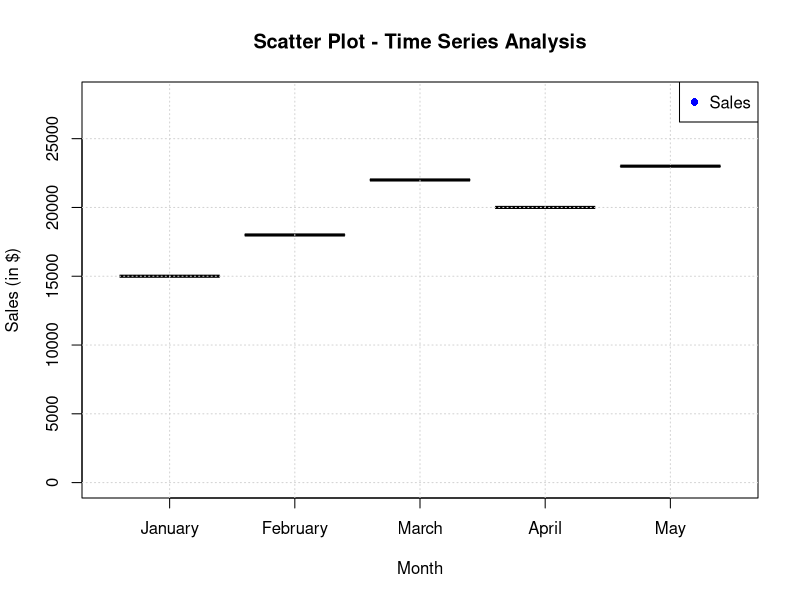

Generate this figure with R:
# Provided data
sales_data <- data.frame(
  Month = c('January', 'February', 'March', 'April', 'May'),
  Sales = c(15000, 18000, 22000, 20000, 23000)
)

# Convert Month to factor
sales_data$Month <- factor(sales_data$Month, levels = unique(sales_data$Month))

# Scatter Plot as Dots
plot(sales_data$Month, sales_data$Sales, col = "blue", pch = 16,
     main = "Scatter Plot - Time Series Analysis", xlab = "Month", ylab = "Sales (in $)",
     ylim = c(0, max(sales_data$Sales) + 5000))

# Add grid for better readability
grid()

# Add legend
legend("topright", legend = c("Sales"), col = c("blue"), pch = 16, bg = "white")
